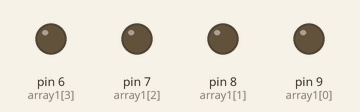
Simulated run of this sketch. Board: Arduino Uno, built with avr-gcc and run on an emulated ATmega328P. On the bench: output pins drawn as LEDs (lit = HIGH).

Above: at 0.05 s.
At 0.75 s:
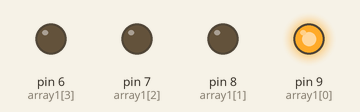
At 1.45 s:
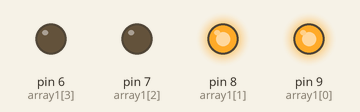
At 2.15 s:
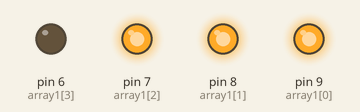
At 2.85 s:
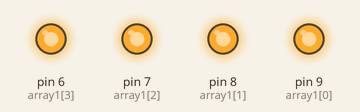
Timing chart, 0 to 3.1 s (numbered marks = the images above):
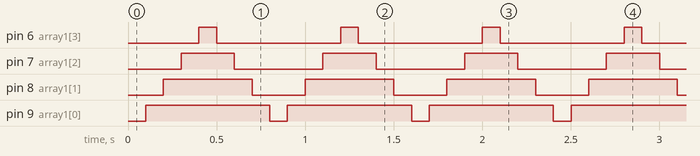

The sketch:

Class03e.ino
```cpp
// Demonstrate the use of 2 dimensional array for
// animation control.

const int NUM1 = 4;
const int NUM2 = 8;
int array1[NUM1] = {9, 8, 7, 6}; // LED pin numbers

// Information for the LED animation patterns.

int array2[NUM2][NUM1] = {{0, 0, 0, 0},
  {1, 0, 0, 0},
  {1, 1, 0, 0},
  {1, 1, 1, 0},
  {1, 1, 1, 1},
  {1, 1, 1, 0},
  {1, 1, 0, 0},
  {1, 0, 0, 0}
};
int index;

void setup() {
  for (int i = 0; i < NUM1; i++) {
    pinMode(array1[i], OUTPUT);
  }
  index = 0;
}

void loop() {
  for (int i = 0; i < NUM1; i++) {
    digitalWrite(array1[i], array2[index][i]);
  }
  index = index + 1;
  if (index >= NUM2)
    index = 0;
  delay(100);
}
```

Measured:
- by itself, pin 6 (array1[3]): alternates HIGH for 0.10 s and LOW for 0.70 s
- by itself, pin 7 (array1[2]): alternates HIGH for 0.30 s and LOW for 0.50 s
- by itself, pin 8 (array1[1]): alternates HIGH for 0.50 s and LOW for 0.30 s
- by itself, pin 9 (array1[0]): alternates HIGH for 0.70 s and LOW for 0.10 s
